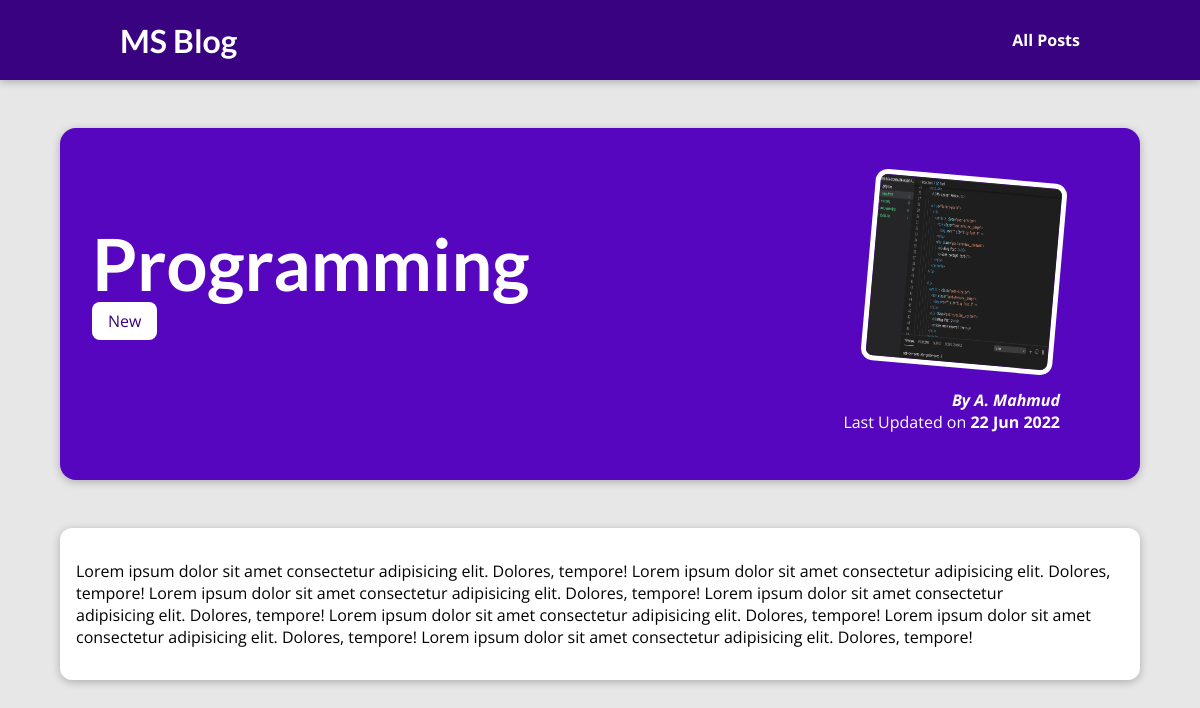
Page /posts/programming-is-fun on the committed database.
### blog/models.py (models this page shows, shortened)
class Post(models.Model):
    title=models.CharField(max_length=15)
    excerpt=models.CharField(max_length=200)
    image_name=models.CharField(max_length=100)
    date=models.DateField(auto_now=True)
    slug=models.SlugField(unique=True,db_index=True)
    content=models.TextField(validators=[MinLengthValidator(10)])
    author=models.ForeignKey(Author,on_delete=models.SET_NULL,null=True,related_name="posts")
    tags=models.ManyToManyField(Tag,)

class Tag(models.Model):
    caption=models.CharField(max_length=20)

class Author(models.Model):
    first_name=models.CharField(max_length=100)
    last_name=models.CharField(max_length=100)
    email_address=models.EmailField()
    def full_name(self):
        return f"{self.first_name} {self.last_name}"
    def __str__(self):
        return self.full_name()

### blog/views.py (the view)
# urls.py: path("posts/<slug:slug>",views.post_detail,name='post-detail-page')
def post_detail(request,slug):
    identified_post=get_object_or_404(Post,slug=slug)
    return render(request,"blog/post-detail.html",{
        "post":identified_post,
        "post_tags":identified_post.tags.all()
    })

### blog/templates/blog/post-detail.html (shortened to what this page needs)
{%extends "base.html"%}
{%load static%}
{%block css_files%}
<link rel="stylesheet" href="{%static "blog/post-detail.css"%}">
{%endblock%}
{%block content%}
<section id="summary">
    <h2>{{post.title}}</h2>
    <div>
        {% for tag in post_tags %}
        <span class='tag'>{{tag.caption}}</span>
        {% endfor %}
    </div>
    <article>
        <img src="{%static "blog/images/"|add:post.image_name%}" alt="Post Title">
        <address>By <a href="mailto:{{post.author.email_address}}">{{post.author|title}}</a></address>
        <div>
            Last Updated on <time>{{post.date|date:"d M Y"}}</time>
        </div>
    </article>
</section>
<main>
    {{post.content|linebreaks}}
</main>
{%endblock%}

### static/app.css (style rules this page uses)
* { box-sizing: border-box; }
html { font-family: "Open Sans", "Lato", sans-serif; }
body { margin: 0; }
h1, h2, h3 { font-family: "Lato", sans-serif; font-weight: bold; }

### blog/static/blog/post-detail.css (style rules this page uses)
body { background-color: #e7e7e7; }
#summary { margin: 8rem auto 3rem auto; padding: 2rem; width: 90%; max-width: 90rem; border-radius: 16px; background-color: #5706c0; position: relative; box-shadow: 0 2px 8px rgba(0, 0, 0, 0.25); height: 22rem; }
#summary h2 { color: white; font-size: 4.5rem; margin-bottom: 0.25rem; }
#summary article { position: absolute; top: 2rem; right: 3rem; padding: 1rem 2rem; border-radius: 12px; text-align: right; color: white; }
#summary article img { width: 12rem; height: 12rem; border-radius: 12px; transform: rotateZ(5deg); border: 5px solid white; margin-bottom: 1rem; }
#summary address { font-weight: bold; }
#summary a { color: white; text-decoration: none; }
#summary time { font-weight: bold; }
main { width: 90%; max-width: 90rem; margin: 3rem auto; background-color: white; padding: 1rem; border-radius: 12px; box-shadow: 0 2px 8px rgba(0, 0, 0, 0.25); }
.tag { background-color: white; color: #390281; padding: 0.5rem 1rem; border-radius: 8px; }

### rows in the picture
Post: title "Programming", image_name (picture), author "A. Mahmud", date "22 Jun 2022", content "Lorem ipsum dolor sit amet consectetur adipisicing elit. Dolores, tempore! Lorem ipsum dolor sit amet consectetur adipisicing elit. Dolores, tempore! Lorem ipsum dolor sit amet consectetur adipisicing elit. Dolores, tempore! Lorem ipsum dolor sit amet consectetur adipisicing elit. Dolores, tempore! Lorem ipsum dolor sit amet consectetur adipisicing elit. Dolores, tempore! Lorem ipsum dolor sit amet consectetur adipisicing elit. Dolores, tempore! Lorem ipsum dolor sit amet consectetur adipisicing elit. Dolores, tempore!"
Tag: caption "New"
